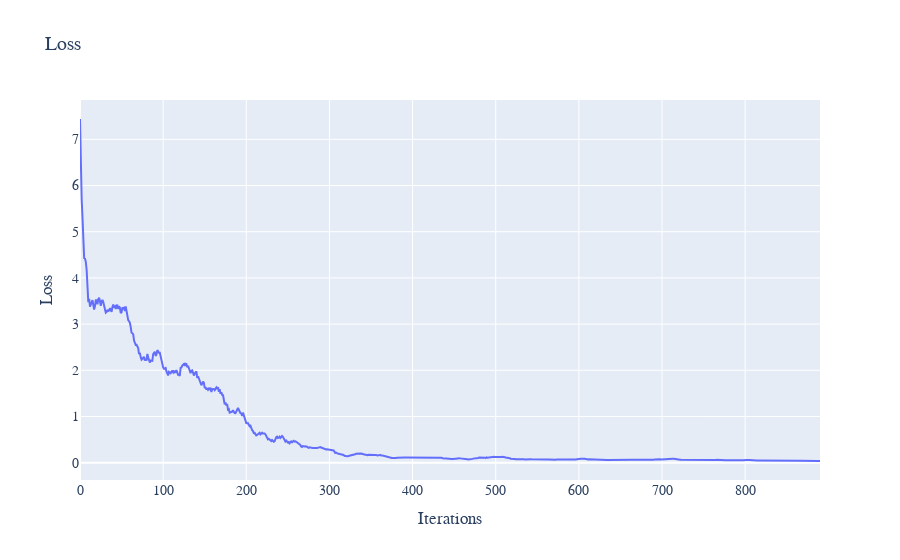

The notebook cell saved with this chart:
### Code cell
PATH_SPACES["OPINION"] = {
        "SDE": lambda X, u, t, dt, dW: eq.beta*(1 - X**2)*(torch.mean(X, dim=-1, keepdims=True) - X)*dt + u*dt + np.sqrt(2*eq.sigma)*dW,
        "terminal_time": 5.0,
        "N_range": (100, 101),
        "control": lambda J, X, t: -(1/eq.gamma)*D(J, X),
        "domain": (-1, 1)
    }
eq = OPINION()
model = MODEL_CONFIG = {
    "hidden_dim": 64, # We roughly have to double the hidden dimensions every time we double N--> starting with N=5, h=32
    "learning_rate": 1e-3,
    "loss_weights": (1, 4),
    "sampling_method": "path",
    "sampling_method_boundary": "uniform",
    "lr_decay": 0.99,
    "network_type": "RES",
    "optimiser": "Adam",
    "method": "Galerkin"
}
solver = DeepPDESolver(model, eq)
losses = list(solver.train(900)) # We also add 100 extra training iterations every time we double N, starting: N=5, it=200
plot_losses(losses)

### Figure 1 — Plotly figure (JSON) as saved in the notebook; plotly's stock layout.template omitted (floating-point values rounded to 4 significant figures; data arrays with more than 128 entries replaced by an {"elided": "..."} marker saying what was removed)
{"data": [{"mode": "lines", "name": "Error at x=0.1", "type": "scatter", "x": {"elided": "891 int values"}, "xaxis": "x", "y": {"elided": "891 float values"}, "yaxis": "y"}], "layout": {"font": {"family": "Courier New, monospace", "size": 14}, "title": {"text": "Loss"}, "xaxis": {"anchor": "y", "domain": [0, 1], "title": {"text": "Iterations"}}, "yaxis": {"anchor": "x", "domain": [0, 1], "title": {"text": "Loss"}}}}
